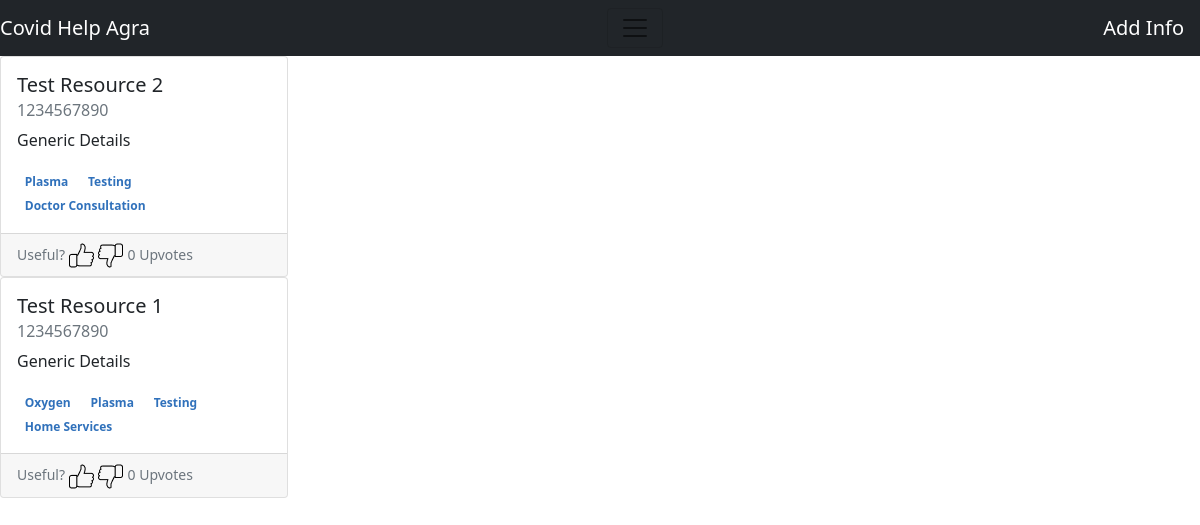
The page / on the database its author committed.
### CovidHelp/models.py (models this page shows, shortened)
class Resource(db.Model):
    id = db.Column(db.Integer, primary_key=True)
    name = db.Column(db.String(100), nullable=False)
    phone = db.Column(db.String(50), nullable=False)
    details = db.Column(db.String(100), nullable=False)
    link = db.Column(db.String(100))
    upvotes = db.Column(db.Integer, default=0, nullable=False)

class Service(db.Model):
    id = db.Column(db.Integer, primary_key=True)
    name = db.Column(db.String(100), nullable=False)

### CovidHelp/routes.py (the view)
@app.route('/')
def home():
    data = []
    resources = Resource.query.order_by().all()
    resources.reverse()
    for resource in resources:
        availability = Availability.query.filter_by(resource_id=resource.id).all()
        services = []
        for item in availability:
            services.append(Service.query.filter_by(id=item.service_id).first())
        data.append((resource, services))
    return render_template('home.html', data=data)

### CovidHelp/templates/home.html
{% extends "layout.html" %}
{% block content %}
    <div class="card-deck">
        {% for resource, services in data %}
            <div class="card" style="width: 18rem;">
                <div class="card-body">
                    <h5 class="card-title">{{ resource.name }}</h5>
                    <h6 class="card-subtitle mb-2 text-muted">{{ resource.phone }}</h6>
                    <p class="card-text">{{ resource.details }}</p>
                    {% for service in services %}
                    <span class="badge badge-pill badge-success" style="color: rgb(48, 113, 187);">{{ service.name }}</span>
                    {% endfor%}
                </div>
                <div class="card-footer">
                    <small class="text-muted">Useful?</small>
                    <img src="{{ url_for('static', filename='like.png') }}">
                    <img src="{{ url_for('static', filename='dislike.png') }}">
                    <small class="text-muted">{{ resource.upvotes }} Upvotes</small>
                </div>
            </div>
        {% endfor %}
    </div>
{% endblock %}

### CovidHelp/templates/layout.html (shortened to what this page needs)
<!DOCTYPE html>
<html lang="en">
<head>
    <link href="https://cdn.jsdelivr.net/npm/bootstrap@5.0.0-beta3/dist/css/bootstrap.min.css" rel="stylesheet">
</head>
<body>
    <nav class="navbar navbar-light bg-dark" >
        <a class="navbar-brand" style="color: white;" href="{{ url_for('home') }}">Covid Help Agra</a>
        <button class="navbar-toggler" type="button" data-toggle="collapse" data-target="#navbarNavAltMarkup" aria-controls="navbarNavAltMarkup" aria-expanded="false" aria-label="Toggle navigation">
            <span class="navbar-toggler-icon"></span>
          </button>
          <a class="navbar-brand" style="color: white;" href="{{ url_for('resource_form') }}">Add Info</a>
    </nav>
    {% block content %}
    {% endblock %}
</body>
</html>

### rows shown on the page
Resource: name "Test Resource 2", phone "1234567890", details "Generic Details", upvotes "0"
Service: name "Plasma"
Service: name "Testing"
Service: name "Doctor Consultation"
Resource: name "Test Resource 1", phone "1234567890", details "Generic Details", upvotes "0"
Service: name "Oxygen"
Service: name "Home Services"
